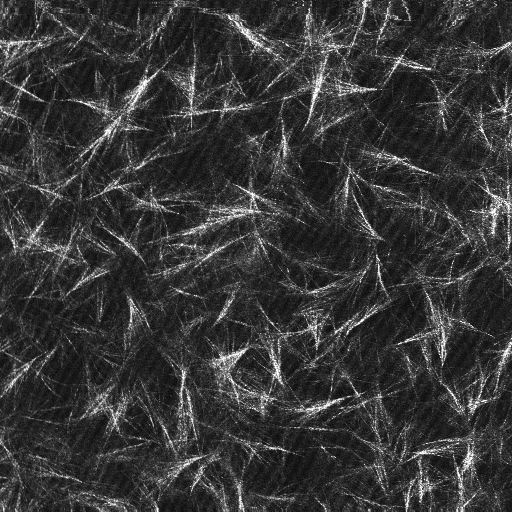
%> input picture Peak_Finding/Misc/test_room_temp_3_img.tif, 1024 x 1024 px (shown at 1/2 size)
$ octave --eval "BenchMarkTesting('../Misc/test_room_temp_3_img.tif');"   (GNU Octave 9; MATLAB toolbox functions it lacks are replaced by stand-ins)
%> lines starting %> are read from the running program, lines starting %| are printed output that depends on the picture
### Correlation_V2_Alpha_Release_Untested/correlation_line.m
% function [corr,angles,trans] = correlation_line(testimage, angrange, brange, sigma)
%
% Description:
%     This function performs line detection and image analysis using
%     pattern recognition and pixel voting.
%
% Fields:
%     testimage: a 2-D matrix where the correlation voting will be performed
%     angrange: [minimal angle, angle resolution, maximal angle]
%     brange:   [minimal translation, translation resolution, maximal translation]
%
% Initial:
%     test image must be inverted, angle and brange must be non-negative.
%
% Final:
%     Outputs a correlation map with the identified lines' angles and translations.
%


function [corr,angles,trans] = correlation_line(testimage, angrange,...
                                                brange, sigma)
    % variables initialization
     imgsize = size(testimage);
     if(length(imgsize)>2)
         testimage = rgb2gray(testimage);
     end
     xsize = imgsize(2);
     ysize = imgsize(1);
     subimage = single(testimage);
     %the median intensity of non-background pixels
     medianint = median(testimage(testimage>0));
     angles = angrange(1):angrange(2):angrange(3);
     trans  = brange(1):brange(2):brange(3);
     corr = zeros(length(angles), length(trans));

     for thetaind = 1:length(angles)
         for bind = 1:length(trans)
             theta = angles(thetaind);
             b = trans(bind);
             refline = fuzzyline_gen(xsize,ysize,theta,b,sigma);
             temp = refline.*subimage;
             temp2 = sum(temp(:));
             %normalization for the median intensity
             temp3 = temp2/medianint;
             corr(thetaind, bind) = temp3;

         end

     end
end

### Peak_Finding/OldPeakFinding/BenchMarkTesting.m
function BenchMarkTesting(image_to_test)
%> called with image_to_test = '../Misc/test_room_temp_3_img.tif'

    % make Test Folder
    if exist('TestFolder', 'dir') == 0

        mkdir('TestFolder');

    end

    cd TestFolder

    % Read in image
    I = imread(image_to_test);
%> I is the input picture: size 1024x1024 uint8; min 0, max 255, mean 54.5
    image_to_be_tested_processed = im2single(I);

    %test functions
    CorrelationaAndPeakFinding(image_to_be_tested_processed);
% [4 lines not run here, left out]
function CorrelationaAndPeakFinding(image_to_be_tested)

    %get size of image
    sz_image = size(image_to_be_tested);
%> sz_image = [1024 1024]
    width = sz_image(2);
%> width = 1024
    height = sz_image(1);
%> height = 1024

    % initialization of variables
    image_crop_x = 100;
    image_crop_y = 100;

    for testcount = 1:20

        % create folders for each tests
        test_folder_name = sprintf('TestTrial_%d',testcount);
        mkdir(test_folder_name);

        random_height_start_loc = randi(height,1,1);
        random_width_start_loc  = randi(width,1,1);

        image_to_test_cropped = imcrop(image_to_be_tested,[random_height_start_loc, random_width_start_loc, ...
            image_crop_x,image_crop_y]);
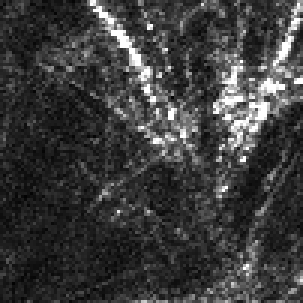
%> image_to_test_cropped: size 101x101 single (shown 3 times larger); min 0.00784, max 1, mean 0.235

        sz_cropped_image = size(image_to_test_cropped);
%> sz_cropped_image = [101 101]
        width_cropped_image = sz_cropped_image(2);
%> width_cropped_image = 101
        height_cropped_image = sz_cropped_image(1);
%> height_cropped_image = 101

        halfdiaglen = floor(sqrt(width_cropped_image^2+height_cropped_image^2)/2);
%> halfdiaglen = 71
        transrange  = [-halfdiaglen,1,halfdiaglen];
%> transrange = [-71 1 71]
        ang = [0,1,179];
        sig = 1.1;

        corr = correlation_line(image_to_test_cropped, ang, transrange,sig);
%> in correlation_line, `medianint = median(testimage(testimage>0));`: medianint = 0.173
%> after the loop in correlation_line, `for thetaind = 1:length(angles)`:
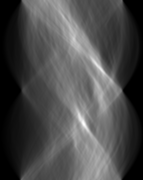
%> corr: size 180x143 double; min 0, max 639.2, mean 189.2; drawn with min black and max white
        high_value = max(corr(:));
%> high_value = 639.2
        low_image = 0.34; % default intensity used to normalize the image
        corr(corr < low_image) = 0;
        corr = corr ./ high_value;
%> (the run ends here)
